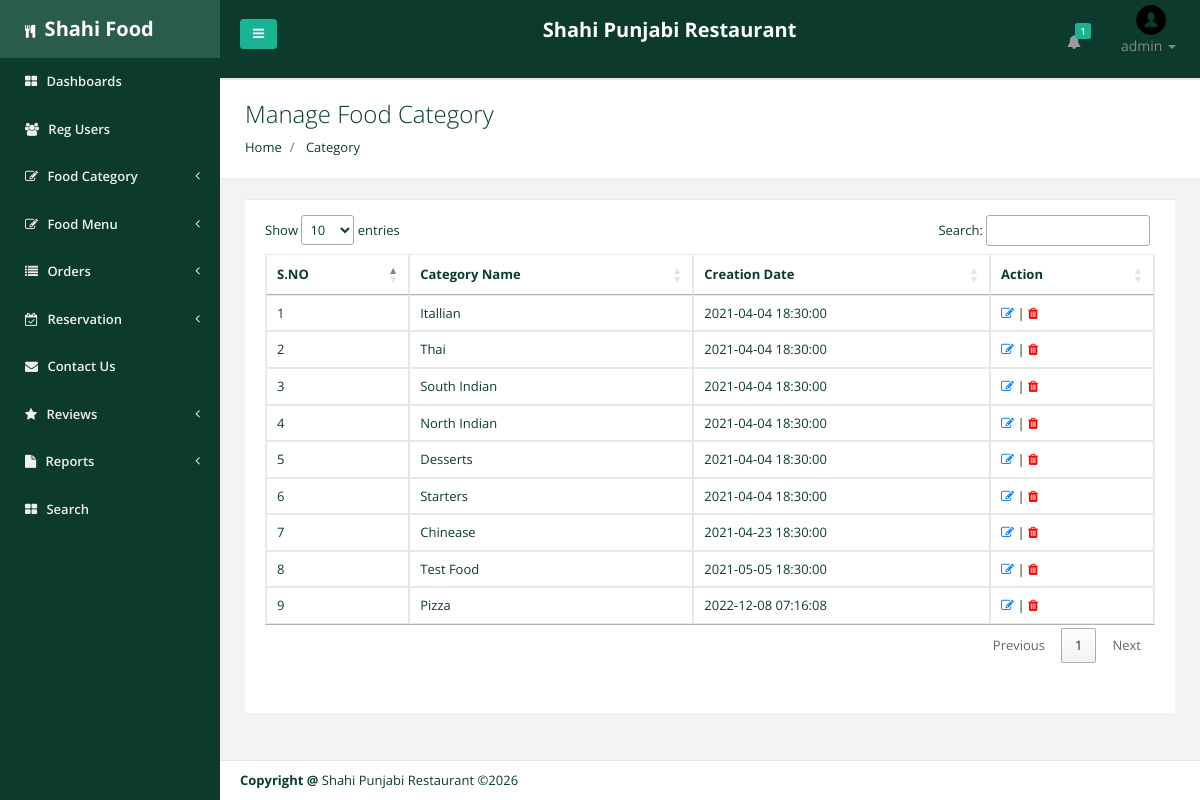
Before: /admin/manage-foodcategory.php (signed in) with the older database file.
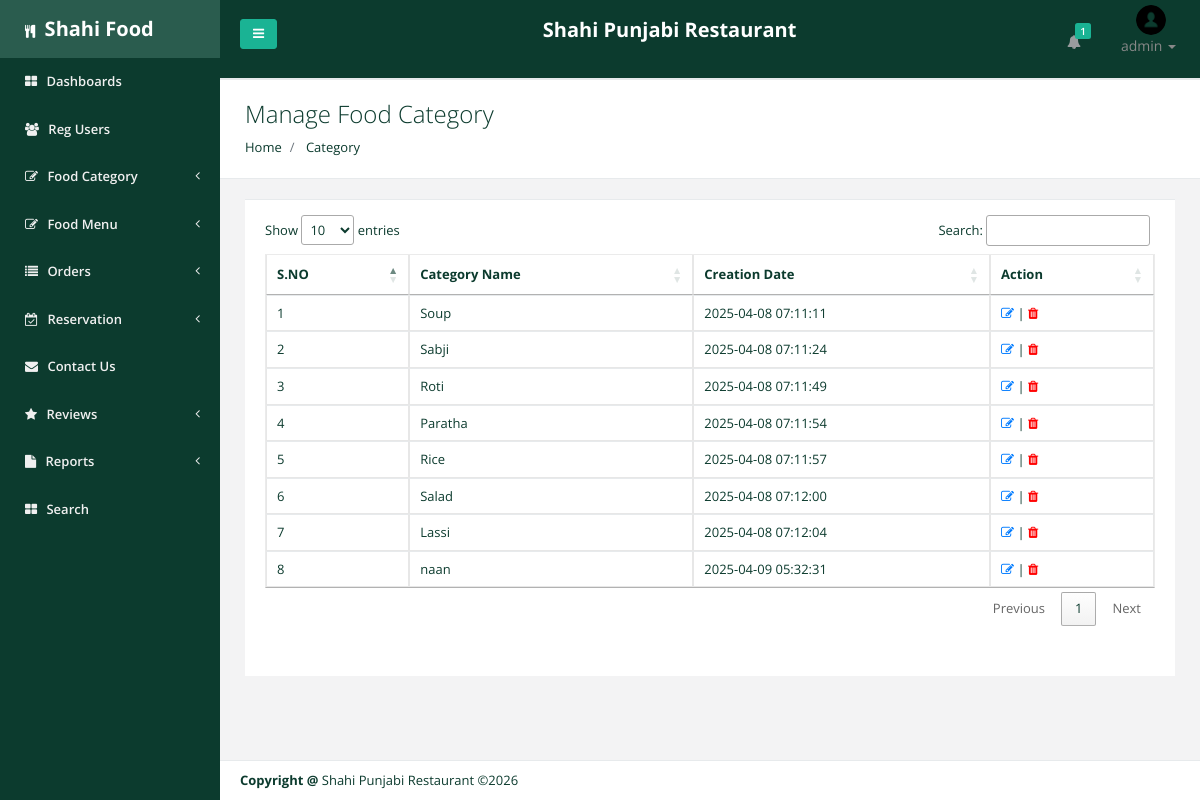
After: the same page with the newer database file.
### tables this page shows
CREATE TABLE `tblcategory` (
  `ID` int(5) NOT NULL,
  `CategoryName` varchar(120) DEFAULT NULL,
  `CreationDate` timestamp NULL DEFAULT current_timestamp()
);

### admin/manage-foodcategory.php (the view, shortened to what this page needs)
<?php
include('includes/dbconnection.php');
if (strlen($_SESSION['fosaid']==0)) {
  header('location:logout.php');
  } else{
  ?>
<!DOCTYPE html>
<html>
<head>
    <link href="css/bootstrap.min.css" rel="stylesheet">
    <link href="font-awesome/css/font-awesome.css" rel="stylesheet">
    <link href="css/plugins/iCheck/custom.css" rel="stylesheet">
    <link href="css/plugins/steps/jquery.steps.css" rel="stylesheet">
    <link href="css/animate.css" rel="stylesheet">
    <link href="css/style.css" rel="stylesheet">
        <link rel="stylesheet" href="https://cdn.datatables.net/1.12.1/css/jquery.dataTables.min.css">
    <link rel="stylesheet" href="https://cdn.datatables.net/responsive/2.3.0/css/responsive.dataTables.min.css">
</head>
<body>
    <div id="wrapper">
        <?php include_once('includes/leftbar.php');?>
        <div id="page-wrapper" class="gray-bg">
            <?php include_once('includes/header.php');?>
            <div class="row wrapper border-bottom white-bg page-heading">
                <div class="col-lg-10">
                    <h2>Manage Food Category</h2>
                    <ol class="breadcrumb">
                        <li class="breadcrumb-item">
                            <a href="dashboard.php">Home</a>
                        </li>
                        <li class="breadcrumb-item active">
                            <a>Category</a>
                        </li>
                    </ol>
                </div>
            </div>
            <div class="wrapper wrapper-content animated fadeInRight">
                <div class="row">
                    <div class="col-lg-12">
                        <div class="ibox">
                            <div class="ibox-content">
                                <div class="table-responsive">
                                    <table id="userTable" class="table table-bordered mg-b-0" style="width: 100%;">
                                        <thead>
                                            <tr>
                                                <th>S.NO</th>
                                                <th>Category Name</th>
                                                <th>Creation Date</th>
                                                <th>Action</th>
                                            </tr>
                                        </thead>
                                        <?php
$ret=mysqli_query($con,"select * from tblcategory");
$cnt=1;
while ($row=mysqli_fetch_array($ret)) {
?>
              <tbody>
                <tr>
                  <td><?php echo $cnt;?></td>
                  <td><?php  echo $row['CategoryName'];?></td>
                  <td><?php  echo $row['CreationDate'];?></td>
                  <td><a href="editcategory.php?editid=<?php echo $row['ID'];?>"><i class="fa fa-pencil-square-o" aria-hidden="true"></i></a> |
                    <a href="manage-foodcategory.php?del=<?php echo $row['ID'];?>" style="color:red;" onclick="return confirm('Do you really want to delete the category?');"><i class="fa fa-trash" aria-hidden="true"></i></a>
                </tr>
                <?php
$cnt=$cnt+1;
}?>
              </tbody>
                                    </table>
                                </div>
                            </div>
                        </div>
                    </div>
                </div>
            </div>
            <?php include_once('includes/footer.php');?>
        </div>
    </div>
</body>
</html>
<?php } ?>

### admin/includes/leftbar.php (shortened to what this page needs)
<nav class="navbar-default navbar-static-side" role="navigation">
    <div class="sidebar-collapse">
        <ul class="nav metismenu" id="side-menu">
            <li class="sidebar-heading">
                <a href="#"><i class="fa fa-cutlery"></i>
                    <span class="nav-label" style="font-weight: bold; font-size: 20px;">Shahi Food</span>
                </a>
            </li>
            <li>
                <a href="dashboard.php"><i class="fa fa-th-large"></i>
                    <span class="nav-label">Dashboards</span>
                </a>
            </li>
            <li>
                <a href="user-detail.php"><i class="fa fa-users"></i>
                    <span class="nav-label">Reg Users</span>
                </a>
            </li>
            <li>
                <a href="#"><i class="fa fa-edit"></i>
                    <span class="nav-label">Food Category</span>
                    <span class="fa arrow"></span>
                </a>
            </li>
            <li>
                <a href="#"><i class="fa fa-edit"></i>
                    <span class="nav-label">Food Menu</span>
                    <span class="fa arrow"></span>
                </a>
            </li>
            <li>
                <a href="#"><i class="fa fa-list"></i>
                    <span class="nav-label">Orders</span>
                    <span class="fa arrow"></span>
                </a>
            </li>
            <li>
                <a href="#"><i class="fa fa-calendar-check-o"></i>
                    <span class="nav-label">Reservation</span>
                    <span class="fa arrow"></span>
                </a>
            </li>
            <li>
                <a href="contact-us.php"><i class="fa fa-envelope"></i>
                    <span class="nav-label">Contact Us</span>
                </a>
            </li>
            <li>
                <a href="#"><i class="fa fa-star"></i>
                    <span class="nav-label">Reviews</span>
                    <span class="fa arrow"></span>
                </a>
            </li>
            <li>
                <a href="#"><i class="fa fa-file"></i>
                    <span class="nav-label">Reports</span>
                    <span class="fa arrow"></span>
                </a>
            </li>
            <li>
                <a href="search.php"><i class="fa fa-th-large"></i>
                    <span class="nav-label">Search</span>
                </a>
            </li>
        </ul>
    </div>
</nav>

### admin/includes/header.php (shortened to what this page needs)
<div class="row border-bottom">
    <nav class="navbar navbar-static-top blue-bg" role="navigation" style="margin-bottom: 0; padding-top: 5px;">
        <div class="navbar-header">
            <a class="navbar-minimalize minimalize-styl-2 btn btn-primary " href="#"><i class="fa fa-bars"></i> </a>
        </div>
        <p style="font-size:20px;padding-top:1%;"><strong>Shahi Punjabi Restaurant</strong></p>
        <ul class="nav navbar-top-links navbar-right">
            <?php
            $ret1 = mysqli_query($con, "select tbluser.FirstName,tblorderaddresses.ID,tblorderaddresses.Ordernumber from tblorderaddresses join tbluser on tbluser.ID=tblorderaddresses.UserId where tblorderaddresses.OrderFinalStatus is null");
            $num = mysqli_num_rows($ret1);
            ?>
            <li class="dropdown">
                <a class="dropdown-toggle count-info" data-toggle="dropdown" href="#">
                    <i class="fa fa-bell"></i> <span class="label label-primary"><?php echo $num; ?></span>
                </a>
            </li>
            <li>
                <div class="dropdown profile-element ml-4 mr-4">
                    <img alt="image" class="rounded-circle" src="img/user.png" style="width: 30px; height: 30px;" />
                    <a data-toggle="dropdown" class="dropdown-toggle" href="#">
                        <span class="text-muted text-xs block"><?php echo $_SESSION['adminuser']; ?> <b class="caret"></b></span>
                    </a>
                </div>
            </li>
        </ul>
    </nav>
</div>

### admin/includes/footer.php
<div class="footer">
            <div>
                <strong>Copyright @</strong> Shahi Punjabi Restaurant &copy;<?php echo date('Y');?>
            </div>
        </div>

Changed rows visible on the page:
removed tblcategory: CategoryName "Itallian", CreationDate "2021-04-04 18:30:00"
removed tblcategory: CategoryName "South Indian", CreationDate "2021-04-04 18:30:00"
removed tblcategory: CategoryName "North Indian", CreationDate "2021-04-04 18:30:00"
removed tblcategory: CategoryName "Desserts", CreationDate "2021-04-04 18:30:00"
removed tblcategory: CategoryName "Starters", CreationDate "2021-04-04 18:30:00"
removed tblcategory: CategoryName "Chinease", CreationDate "2021-04-23 18:30:00"
removed tblcategory: CategoryName "Test Food", CreationDate "2021-05-05 18:30:00"
removed tblcategory: CategoryName "Pizza", CreationDate "2022-12-08 07:16:08"
added tblcategory: CategoryName "Soup", CreationDate "2025-04-08 07:11:11"
added tblcategory: CategoryName "Sabji", CreationDate "2025-04-08 07:11:24"
added tblcategory: CategoryName "Roti", CreationDate "2025-04-08 07:11:49"
changed tblcategory: CategoryName "Thai" → "Paratha"; CreationDate "2021-04-04 18:30:00" → "2025-04-08 07:11:54"
added tblcategory: CategoryName "Rice", CreationDate "2025-04-08 07:11:57"
added tblcategory: CategoryName "Salad", CreationDate "2025-04-08 07:12:00"
added tblcategory: CategoryName "Lassi", CreationDate "2025-04-08 07:12:04"
added tblcategory: CategoryName "naan", CreationDate "2025-04-09 05:32:31"
